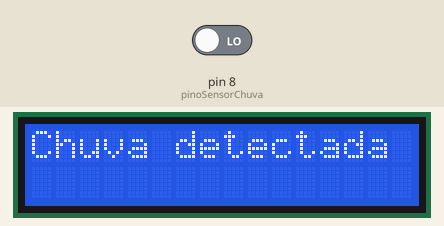
A sketch run on a simulated Arduino Uno, built with avr-gcc and run on an emulated ATmega328P. Parts: 16×2 character LCD. The test bench sets the inputs (shaded band); at power-on: pin 8 (pinoSensorChuva) LOW.

Above: at 1.2 s.
1.3 s: pin 8 (pinoSensorChuva) driven HIGH
At 2.3 s:
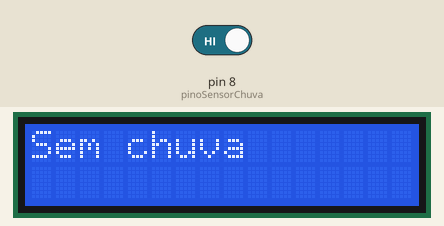
3.0 s: pin 8 (pinoSensorChuva) driven LOW
At 3.8 s:
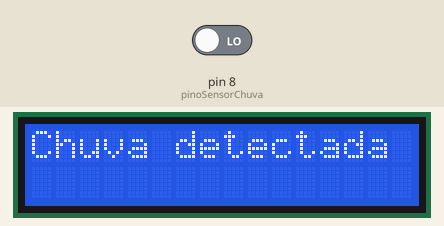
Timing chart, 0 to 6.0 s (numbered marks = the images above; inputs shaded):
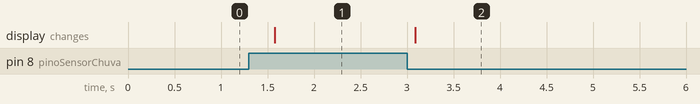

The sketch:

Sensor_De_Chuva_E_LCD.ino
```cpp
#include <LiquidCrystal.h>

// Definindo o pino do sensor de chuva
int pinoSensorChuva = 8;

// Inicializando o objeto do display
LiquidCrystal lcd(12, 11, 5, 4, 3, 2);

void setup() {
// Inicializando a comunicação serial
Serial.begin(9600);

// Inicializando o display
lcd.begin(16, 2);

// Configurando o pino do sensor de chuva como entrada
pinMode(pinoSensorChuva, INPUT);
}

void loop() {
// Lendo o valor do sensor de chuva
int valorSensorChuva = digitalRead(pinoSensorChuva);

// Verificando se há chuva no sensor
if (valorSensorChuva == HIGH) {
lcd.clear();
lcd.setCursor(0, 0);
lcd.print("Sem chuva");
} else {
lcd.clear();
lcd.setCursor(0, 0);
lcd.print("Chuva detectada");
}

// Aguardando 500 milissegundos antes de ler novamente o sensor
delay(500);
}
```

Measured:
- after the input at 1.3 s, the display: changes after 0.28 s (image 1)
- after the input at 3.0 s, the display: changes after 0.09 s (image 2)
